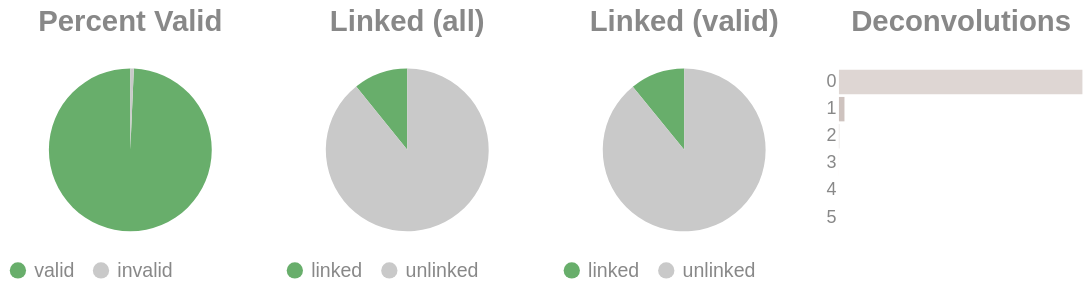

The cell this chart's notebook holds for it:
### Code cell
if SKIPLR:
    pass
else:
    clash = Counter()
    for i in valids['molecule'].to_list():
        _mol = i.split("-")
        if len(_mol) == 1:
            clash.update('0')
        else:
            clash.update(_mol[-1])

    _d = {"deconvolutions": [], 'count': []}
    for k,v in clash.items():
        _d['deconvolutions'].append(k)
        _d['count'].append(v)

    tot_valid = valids['reads'].sum()
    mask = valids['reads'] >= 2
    n_linked_reads = valids.filter(mask)['reads'].sum()
    if n_linked_reads == 0:
        print_html("No linked molecules (>=2 reads) were detected; skipping linked-only distributions.")
        SKIPLR = True
    else:
        perc_valid = round(tot_valid / n_reads, 4)
        linked_perc_abs = round(n_linked_reads / n_reads, 4)
        linked_perc = round(n_linked_reads / tot_valid, 4)

    _valid = pl.DataFrame({"valids": ['valid', 'invalid'], "count": [tot_valid, n_reads - tot_valid]})
    _linked_abs = pl.DataFrame({"linked (absolute)": ['linked', 'unlinked'], "count": [n_linked_reads, n_reads - n_linked_reads]})
    _linked_rel = pl.DataFrame({"linked (valids)": ['linked', 'unlinked'], "count": [n_linked_reads, tot_valid - n_linked_reads]})

    (
        alt.hconcat(
            piechart(_valid, goodval = 'valid', title = "Percent Valid"),
            piechart(_linked_abs, goodval = "linked", title =  "Linked (all)"),
            piechart(_linked_rel, goodval = "linked", title =  "Linked (valid)"),
            convolutionbar(pl.DataFrame(_d), title = "Deconvolutions"),
            center = True,
            bounds = 'flush'
        )
        .resolve_scale(color='independent')
        .resolve_legend('independent')
        .properties(usermeta={'embedOptions': {"actions": False}})
    ).display()

### Figure 1 — Vega-Lite specification as saved in the notebook (floating-point values rounded to 4 significant figures)
{"width": "container", "height": 400, "config": {"title": {"anchor": "start", "dy": -15, "fontSize": 18, "color": "#888888", "subtitleColor": "#888888", "subtitleFontSize": 14}, "arc": {"fill": "#0072B2"}, "axis": {"domainColor": "#888888", "domainWidth": 0.5, "gridWidth": 0.2, "grid": false, "titleFontWeight": 400, "titleFontSize": 15, "labelFontSize": 11, "labelColor": "#888888", "tickColor": "#888888", "tickWidth": 0.2, "titleColor": "#888888"}, "axisBand": {"grid": false}, "axisX": {"grid": true, "tickSize": 10, "domainCap": "round"}, "axisY": {"domain": false, "grid": true, "tickSize": 0, "domainCap": "round"}, "background": "transparent", "header": {"labelFontSize": 15, "labelColor": "#888888", "titleFontSize": 15, "titleFontWeight": 600, "titleColor": "#888888"}, "legend": {"labelFont": "sans-serif", "labelFontSize": 12, "labelColor": "#888888", "symbolSize": 100, "symbolType": "circle", "titleFontSize": 12, "titlePadding": 10, "titleColor": "#888888", "title": null}, "range": {"category": ["#E69F00", "#56B4E9", "#009E73", "#F0E442", "#0072B2", "#D55E00", "#CC79A7", "#000000"], "diverging": ["#cfe8f3", "#a2d4ec", "#73bfe2", "#46abdb", "#1696d2", "#12719e"]}, "area": {"fill": "#0072B2", "fillOpacity": 0.7, "line": true, "strokeOpacity": 0.7}, "line": {"color": "#0072B2", "stroke": "#0072B2", "strokeWidth": 2}, "trail": {"color": "#0072B2", "stroke": "#0072B2", "strokeWidth": 0, "size": 1}, "point": {"filled": true, "fillOpacity": 1.0, "size": 95}, "text": {"color": "#888888", "fontSize": 11, "align": "right", "fontWeight": 400, "size": 11}, "bar": {"fill": "#0072B2", "stroke": null}, "view": {"stroke": null, "continuousWidth": 660, "continuousHeight": 400}}, "hconcat": [{"data": {"name": "data-24ff44423de8cfe32127bb86235a63f6"}, "mark": {"type": "arc"}, "encoding": {"color": {"field": "valids", "legend": {"orient": "bottom", "title": null}, "scale": {"domain": ["valid", "invalid"], "range": ["#68ae6b", "#C9C9C9"]}, "title": "Valids", "type": "nominal"}, "theta": {"field": "count", "type": "quantitative"}, "tooltip": [{"field": "valids", "title": "Valids", "type": "ordinal"}, {"field": "percent", "format": ".2%", "title": "Percent", "type": "quantitative"}, {"field": "count", "title": "Count", "type": "quantitative"}]}, "height": 100, "title": {"text": "Percent Valid", "align": "center", "anchor": "middle"}, "transform": [{"calculate": "datum.count / 3053540", "as": "percent"}], "width": 150}, {"data": {"name": "data-cb2cb4285a25e114bf2259c82cbfc451"}, "mark": {"type": "arc"}, "encoding": {"color": {"field": "linked (absolute)", "legend": {"orient": "bottom", "title": null}, "scale": {"domain": ["linked", "unlinked"], "range": ["#68ae6b", "#C9C9C9"]}, "title": "Linked (Absolute)", "type": "nominal"}, "theta": {"field": "count", "type": "quantitative"}, "tooltip": [{"field": "linked (absolute)", "title": "Linked (Absolute)", "type": "ordinal"}, {"field": "percent", "format": ".2%", "title": "Percent", "type": "quantitative"}, {"field": "count", "title": "Count", "type": "quantitative"}]}, "height": 100, "title": {"text": "Linked (all)", "align": "center", "anchor": "middle"}, "transform": [{"calculate": "datum.count / 3053540", "as": "percent"}], "width": 150}, {"data": {"name": "data-f9e48072e0801fba9507c25d766ea386"}, "mark": {"type": "arc"}, "encoding": {"color": {"field": "linked (valids)", "legend": {"orient": "bottom", "title": null}, "scale": {"domain": ["linked", "unlinked"], "range": ["#68ae6b", "#C9C9C9"]}, "title": "Linked (Valids)", "type": "nominal"}, "theta": {"field": "count", "type": "quantitative"}, "tooltip": [{"field": "linked (valids)", "title": "Linked (Valids)", "type": "ordinal"}, {"field": "percent", "format": ".2%", "title": "Percent", "type": "quantitative"}, {"field": "count", "title": "Count", "type": "quantitative"}]}, "height": 100, "title": {"text": "Linked (valid)", "align": "center", "anchor": "middle"}, "transform": [{"calculate": "datum.count / 3032461", "as": "percent"}], "width": 150}, {"data": {"name": "data-266fcfcf9b42fcef89c83c4b9141103e"}, "mark": {"type": "bar"}, "encoding": {"color": {"field": "deconvolutions", "legend": null, "scale": {"scheme": "lightgreyred"}, "type": "nominal"}, "tooltip": [{"field": "deconvolutions", "title": "Deconvolutions", "type": "ordinal"}, {"field": "percent", "format": ".2%", "title": "Percent", "type": "quantitative"}, {"field": "count", "title": "Count", "type": "quantitative"}], "x": {"axis": null, "field": "count", "type": "quantitative"}, "y": {"field": "deconvolutions", "sort": "ascending", "title": null, "type": "nominal"}}, "height": 100, "title": {"text": "Deconvolutions", "align": "center", "anchor": "middle"}, "transform": [{"calculate": "datum.count / 2856461", "as": "percent"}], "width": 150}], "bounds": "flush", "center": true, "resolve": {"legend": {"angle": "independent"}, "scale": {"color": "independent"}}, "usermeta": {"embedOptions": {"actions": false}}, "$schema": "https://vega.github.io/schema/vega-lite/v6.1.0.json", "datasets": {"data-24ff44423de8cfe32127bb86235a63f6": [{"valids": "valid", "count": 3032461}, {"valids": "invalid", "count": 21079}], "data-cb2cb4285a25e114bf2259c82cbfc451": [{"linked (absolute)": "linked", "count": 329318}, {"linked (absolute)": "unlinked", "count": 2724222}], "data-f9e48072e0801fba9507c25d766ea386": [{"linked (valids)": "linked", "count": 329318}, {"linked (valids)": "unlinked", "count": 2703143}], "data-266fcfcf9b42fcef89c83c4b9141103e": [{"deconvolutions": "0", "count": 2790010}, {"deconvolutions": "1", "count": 63444}, {"deconvolutions": "2", "count": 2813}, {"deconvolutions": "3", "count": 179}, {"deconvolutions": "4", "count": 14}, {"deconvolutions": "5", "count": 1}]}}
